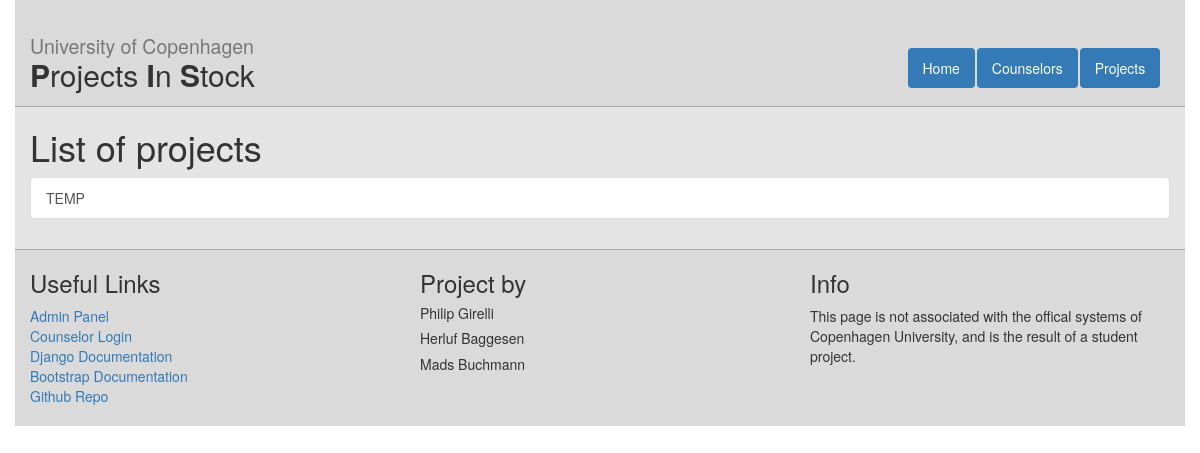
Page /projects on the earlier database version.
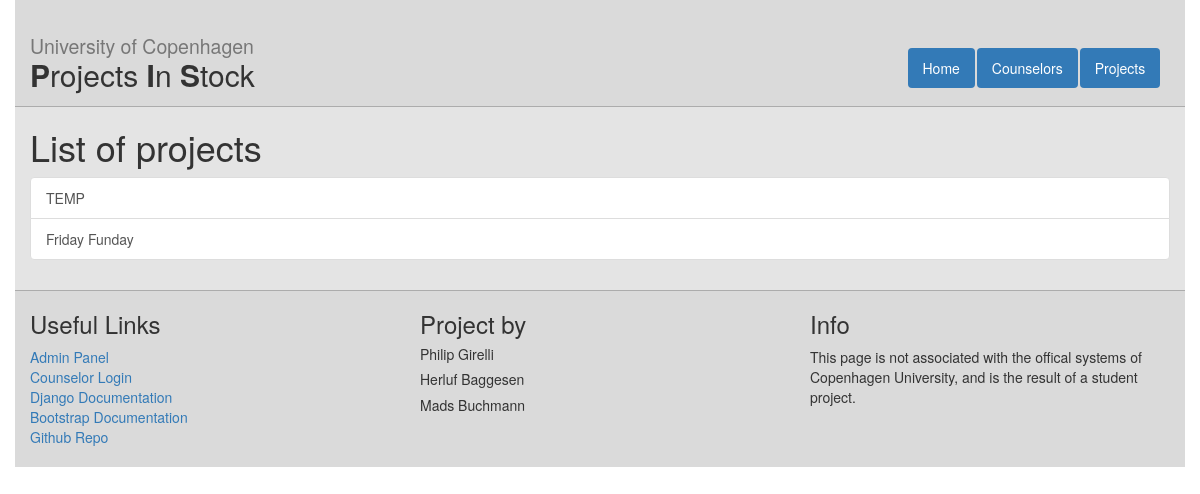
Same page on the later database version.
### web/models.py (models this page shows, shortened)
class Project(models.Model):
    title = models.CharField(max_length = 120) #120 is up for discussion
    description = models.TextField()
    timestamp = models.DateTimeField(auto_now = False, auto_now_add = True)
    degreeChoices = (('BSc','Bachelor'),('MS','Masters'))
    degree = models.CharField(max_length = 5, choices = degreeChoices, default='BSc')
    topic = models.CharField(max_length = 120) #120 is up for discussion

### web/views.py (the view)
# urls.py: url(r'^projects$', views.project_list, name="project_list"),
def project_list(request):
    projects = Project.objects.all()
    context = {
        "project_list":projects,
        }
    return render(request,"web/project_list.html", context)

### web/templates/web/project_list.html (shortened to what this page needs)
{%extends "web/master.html" %}
{% block content%}
  <h1>List of projects</h1>
  <div class="list-group">
    {% for project in project_list %}
    <a class="list-group-item" href="{% url 'project_detail' project.id %}">{{project.title}}</a>
    {% endfor %}
  </div>
{%endblock%}

### web/templates/web/master.html (shortened to what this page needs)
<!DOCTYPE html>
<html>
<head>
  {% load staticfiles %}
  <link rel="stylesheet" type="text/css" href="{% static 'web/style.css' %}">
  <link rel="stylesheet" href="http://maxcdn.bootstrapcdn.com/bootstrap/3.3.6/css/bootstrap.min.css">
</head>
<body>
<div class="container" id="site-wrapper">
  <div class="row" id="header-wrap">
    <div class="col-md-9">
      <h2><small>University of Copenhagen</small> <br /><b>P</b>rojects <b>I</b>n <b> S</b>tock</h2>
    </div>
    <div class ="col-md-3">
      <ul class="nav nav-pills" id="menu">
        <li><a href="{% url "index" %}">Home</a></li>
        <li><a id="Counselor-list" href="{% url "counselor_list" %}">Counselors</a></li>
        <li><a id="Project-list" href="{% url "project_list" %}">Projects</a></li>
      </ul>
    </div>
  </div>
<div id="content" style="display: none;">
{%block content%}
{%endblock%}
</div>
<div class="row" id="footer">
  <div class="col-md-4">
    <h3>Useful Links</h3>
      <a href="{% url 'admin:index' %}">Admin Panel</a><br />
      <a href="{% url 'login' %}">Counselor Login</a><br />
      <a href="https://docs.djangoproject.com/en/1.9/">Django Documentation</a><br />
      <a href="http://getbootstrap.com/components/">Bootstrap Documentation</a><br />
      <a href="https://github.com/PhilipFraDIKU/Projects-in-Stock">Github Repo</a><br /><br />
  </div>
  <div class="col-md-4">
    <h3>Project by</h3>
      <h5>Philip Girelli</h5>
      <h5>Herluf Baggesen</h5>
      <h5>Mads Buchmann</h5>
  </div>
  <div class="col-md-4">
  <h3>Info</h3>
  <p>
   This page is not associated with the offical systems of Copenhagen University, and is the result of a student project.
  </p>
  </div>
</div>
</div>
</body>
</html>

### web/static/web/style.css (style rules this page uses)
#header-wrap { border-bottom: solid 1px; background-color : rgba(128, 128, 128, 0.1); border-color: rgba(128, 128, 128, 0.5); padding-top : 5px; padding-bottom : 5px; }
html, body { height : 100%; }
#menu { margin-top : 43px; }
.nav-pills li a { background-color: #337AB7; color : #fff; transition : color 0.5s; -webkit- transition : color 0.5s; }
.container { background-color: rgba(128, 128, 128, 0.21); }
#footer { background-color : rgba(128, 128, 128, 0.1); border-top : solid 1px; border-color : rgba(128, 128, 128, 0.5); margin-top : 30px; }

Differences in the rows shown:
added Project: title "Friday Funday"
